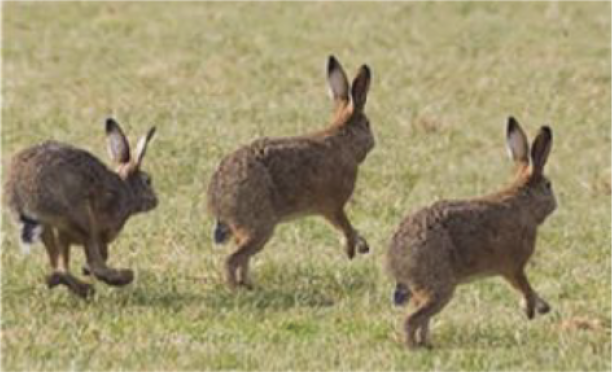
#> input picture copy_move.png, 612 x 372 px
$ python block_copy_move.py
#> lines starting #> are read from the running program, lines starting #| are printed output that depends on the picture
import cv2
import numpy as np

def block_based_copy_move_detection(image_path, block_size=128, threshold=0.9):
    # Load the image
#> called with image_path = 'copy_move.png', block_size = 128, threshold = 0.9
    img = cv2.imread(image_path, cv2.IMREAD_GRAYSCALE)
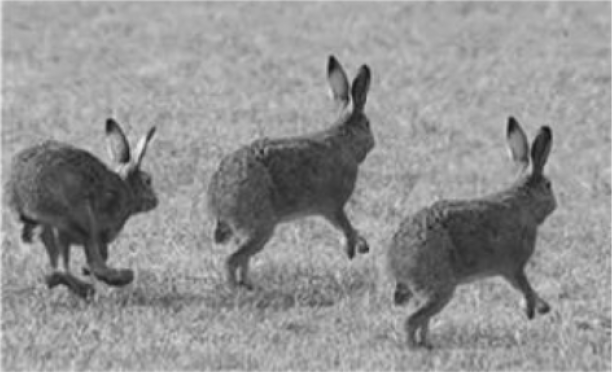
#> img: shape (372, 612); min 19, max 238, mean 146.9

    # Define block size and step
    block_size_x = block_size
    block_size_y = block_size
    step = block_size // 2

    # Iterate over blocks
    for y in range(0, img.shape[0] - block_size_y, step):
        for x in range(0, img.shape[1] - block_size_x, step):
            # Extract block
            block = img[y:y+block_size_y, x:x+block_size_x]

            # Search for similar blocks in the image
            matches = cv2.matchTemplate(img, block, cv2.TM_CCOEFF_NORMED)

            # Find the location of maximum correlation
            _, _, _, max_loc = cv2.minMaxLoc(matches)

            # Check if correlation is above the threshold
            if matches[max_loc[1], max_loc[0]] > threshold:
                print(f"Copy-move forgery detected at ({x}, {y}) - ({x+block_size_x}, {y+block_size_y})")
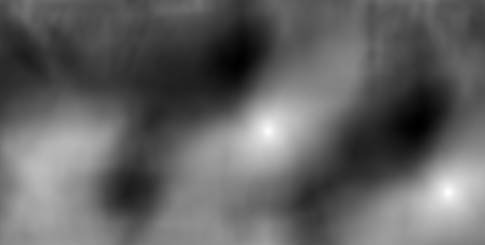
#> matches: shape (245, 485) float32; min -0.669, max 1, mean -0.0219; drawn with min black and max white

# Example usage
block_based_copy_move_detection("copy_move.png")
